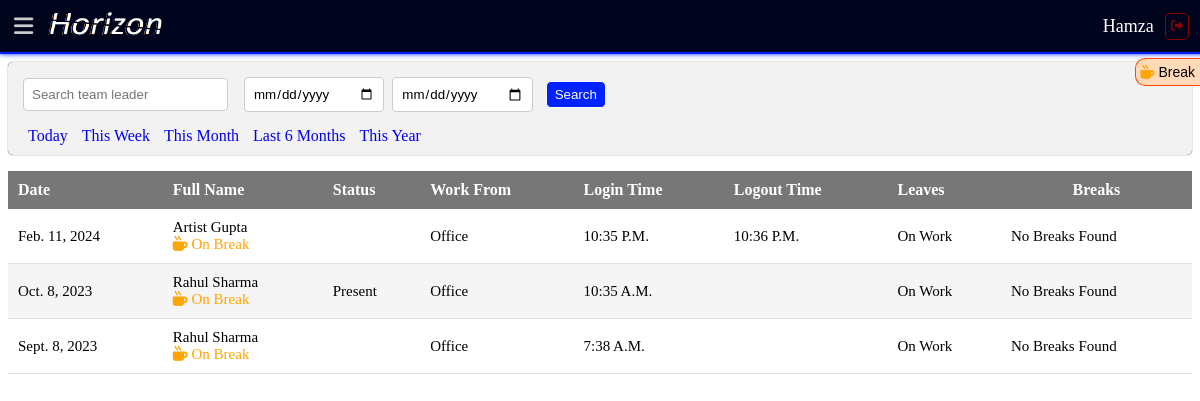
The page /team_leader_attendances/ (signed in) on the database its author committed.
### realestateapp/models.py (models this page shows, shortened)
class CustomUser(AbstractUser):
    USER_ROLES = [
        (1, "Admin"),
        (2, "Team Leader"),
        (3, "Agent"),
    ]
    role = models.PositiveIntegerField(choices=USER_ROLES, default=1)

class TeamLeaderAttendance(models.Model):
    team_leader = models.ForeignKey(TeamLeader, on_delete=models.CASCADE)
    date = models.DateField()
    status = models.CharField(max_length=20, choices=[('Present', 'Present'), ('Absent', 'Absent'), ('Late', 'Late')], default='Absent')
    working_place = models.CharField(
        max_length=20, choices=[('Office', 'Office'), ('Online', 'Online')])
    login_time = models.DateTimeField(blank=True, null=True)
    logout_time = models.DateTimeField(blank=True, null=True)
    leaves_taken = models.BooleanField(default=False)
    is_on_break = models.BooleanField(default=False)

class TeamLeader(models.Model):
    auth_user = models.OneToOneField(
        CustomUser, on_delete=models.CASCADE, related_name='teamleader')
    username = models.CharField(max_length=150)
    password = models.CharField(max_length=128)
    profile_pic = models.ImageField(upload_to='employ_profile_pic', null=True)
    first_name = models.CharField(max_length=100)
    last_name = models.CharField(max_length=100)
    email = models.EmailField(unique=True)
    phone_number = models.CharField(max_length=20)
    address = models.TextField()
    joining_date = models.DateField()
    remarks = models.TextField(blank=True)
    sales_traget = models.CharField(blank=True,null=True,max_length=255)

### realestateapp/views.py (the view)
# urls.py: path('team_leader_attendances/', TeamLeaderAttendanceListView.as_view(), name='team_leader_attendance'),
class TeamLeaderAttendanceListView(ListView):
    template_name = 'team_leader_attendance.html'
    model = TeamLeaderAttendance
    def get_queryset(self):
        team_leader_search_query = self.request.GET.get("team_leader_search", "")
        team_leader_date_from = self.request.GET.get("team_leader_date_from", "")
        team_leader_date_to = self.request.GET.get("team_leader_date_to", "")
        team_leaders = TeamLeaderAttendance.objects.all()
        for team_leader in team_leaders:
            team_leader.login_time = team_leader.login_time.strftime("%I:%M %p") if team_leader.login_time else "N/A"
            team_leader.logout_time = team_leader.logout_time.strftime("%I:%M %p") if team_leader.logout_time else "N/A"
        if team_leader_search_query:
            team_leaders = team_leaders.filter(
                Q(team_leader__first_name__icontains=team_leader_search_query) |
                Q(team_leader__last_name__icontains=team_leader_search_query)
            )
        team_leaders = team_leaders.order_by('-date')
        if team_leader_date_from and team_leader_date_to:
            team_leader_date_from = datetime.strptime(team_leader_date_from, "%Y-%m-%d")
            team_leader_date_to = datetime.strptime(team_leader_date_to, "%Y-%m-%d")
            team_leaders = team_leaders.filter(date__range=[team_leader_date_from, team_leader_date_to])
        filter_by = self.request.GET.get("filter")
        if filter_by == "today":
            today = timezone.now().date()
            team_leaders = team_leaders.filter(date=today)
        elif filter_by == "this_week":
            start_of_week = timezone.now().date() - timezone.timedelta(days=timezone.now().weekday())
            end_of_week = start_of_week + timezone.timedelta(days=6)
            team_leaders = team_leaders.filter(date__range=[start_of_week, end_of_week])
        elif filter_by == "this_month":
            today = timezone.now().date()
            start_of_month = today.replace(day=1)
            end_of_month = start_of_month.replace(day=calendar.monthrange(start_of_month.year, start_of_month.month)[1])
            team_leaders = team_leaders.filter(date__range=[start_of_month, end_of_month])
        elif filter_by == "6_months":
            today = timezone.now().date()
            start_of_six_months_ago = today - timezone.timedelta(days=180)
            team_leaders = team_leaders.filter(date__gte=start_of_six_months_ago)
        elif filter_by == "this_year":
            today = timezone.now().date()
            start_of_year = today.replace(month=1, day=1)
            end_of_year = today.replace(month=12, day=31)
            team_leaders = team_leaders.filter(date__range=[start_of_year, end_of_year])
        for team_leader in team_leaders:
            team_leader.break_objects = Break.objects.filter(username=team_leader.team_leader.username,start_time__date=team_leader.date)
        return team_leaders
    def get_context_data(self, **kwargs):
        context = super().get_context_data(**kwargs)
        context["team_leader_search_query"] = self.request.GET.get("team_leader_search", "")
        context["team_leader_date_from"] = self.request.GET.get("team_leader_date_from", "")
        context["team_leader_date_to"] = self.request.GET.get("team_leader_date_to", "")
        return context

### template/team_leader_attendance.html (shortened to what this page needs)
{% extends 'base.html' %}
{% block content %}
<br>
<br>
<br>
<div class="form-container">
    <form method="get" action="{% url 'team_leader_attendance' %}" class="">
        <div class="form-row align-items-center">
            <div class="search">
                <input type="text" name="team_leader_search" class="form-control" placeholder="Search team leader"
                    value="{{ team_leader_search_query }}">
            </div>
            <div class="">
                <input type="date" name="team_leader_date_from" class="form-control" placeholder="From Date"
                    value="{{ team_leader_date_from }}">
            </div>
            <div class="">
                <input type="date" name="team_leader_date_to" class="form-control" placeholder="To Date"
                    value="{{ team_leader_date_to }}">
            </div>
            <div class="">
                <button type="submit" class="btn btn-primary">Search</button>
            </div>
        </div>
        <a href="?filter=today" class="btn">Today</a>
        <a href="?filter=this_week" class="btn">This Week</a>
        <a href="?filter=this_month" class="btn">This Month</a>
        <a href="?filter=6_months" class="btn">Last 6 Months</a>
        <a href="?filter=this_year" class="btn">This Year</a>
    </form>
</div>
<table>
    <thead>
        <tr>
            <th>Date</th>
            <th>Full Name</th>
            <th>Status</th>
            <th>Work From</th>
            <th>Login Time</th>
            <th>Logout Time</th>
            <th>Leaves</th>
            <th style="text-align: center;">Breaks</th>
        </tr>
    </thead>
    <tbody>
        {% for team_leader_attendance in object_list %}
        <tr>
            <td>{{ team_leader_attendance.date }}</td>
            <td>
                {% if team_leader_attendance.is_on_break %}
                {{ team_leader_attendance.team_leader.first_name }} {{ team_leader_attendance.team_leader.last_name }}
                {% else %}
                {{ team_leader_attendance.team_leader.first_name }} {{ team_leader_attendance.team_leader.last_name }} <br>
               <span style="color: orange;"> <i class="fas fa-mug-hot"></i> On Break </span>
                {% endif %}
            </td>
            <td >{{ team_leader_attendance.status}}</td>
            <td>{{ team_leader_attendance.working_place }}</td>
            <td>{{ team_leader_attendance.login_time|time }}</td>
            <td>{{ team_leader_attendance.logout_time|time }}</td>
            <td>
                {% if team_leader_attendance.leaves_taken %}
                On Leave
                {% else %}
                On Work
                {% endif %}
            </td>
            <td>
                {% if team_leader_attendance.break_objects %}
                <table>
                    <tr>
                        <th>Break Start Time</th>
                        <th>Break Stop Time</th>
                        <th>Break Duration</th>
                    </tr>
                    {% for break_object in team_leader_attendance.break_objects %}
                    <tr>
                        <td>{{ break_object.start_time.time|default:"N/A" }}</td>
                        <td>{{ break_object.stop_time.time|default:"N/A" }}</td>
                        <td>{{ break_object.duration|default:"N/A" }}</td>
                    </tr>
                    {% endfor %}
                </table>
                {% else %}
                No Breaks found
                {% endif %}
            </td>
        </tr>
        {% empty %}
        <tr>
            <td colspan="7">No Team Leader Attendance found.</td>
        </tr>
        {% endfor %}
    </tbody>
</table>
{% endblock %}

### template/navbar.html (shortened to what this page needs)
{% load static %}
<div class="navbar">
  <div class="nav-left">
    <span id="menu-toggle" aria-label="Toggle Sidebar"><i class="fas fa-bars"></i> </span>
    {% if user.role == 1 %}
    <a href="{% url 'dashboard' %}">
      <img class="navbar-brand" src="{% static 'img/f-logo.png' %}" alt="">
    </a>
    {% elif user.role == 2 %}
    <a href="{% url 'dashboard' %}">
      <img class="navbar-brand" src="{% static 'img/f-logo.png' %}" alt="">
    </a>
    {% elif user.role == 3 %}
    <a href="{% url 'dashboard' %}">
      <img class="navbar-brand" src="{% static 'img/f-logo.png' %}" alt="">
    </a>
    {% endif %}
  </div>
  <div class="nav-right">
    {% if user.is_authenticated %}
    <div id="tea-break">
      <div class="blink">
        <div class="tea-break-icon" onclick="toggleTeaBreak()">
          <i class="fas fa-mug-hot"></i> Break
        </div>
      </div>
    </div>
    {% if user.role == 1 %}
    <p>{{ user.username }}</p>
    {% endif %}
    <a class="sign-out" href="{% url 'user_logout' %}"><i class="fas fa-thin fa-sign-out-alt"></i></a>
    {% endif %}
  </div>
</div>

### realestateapp/static/css/base.css (style rules this page uses)
:root { --color-fade-white: #cacaca; --color-faded-white: #aaaaaa; --color-2-text: #777777; --color-secondary: #FAF1E6; --color-primary: #00041d; --button-color: #0022ff; --received-color: #0022ff88; --sent-color: #0022ff2d; --shade-: #006eff0a; }
table { border-collapse: collapse; width: 100%; text-transform: capitalize; }
table thead th { background-color: var(--color-2-text); color: #ffffff; padding: 10px; text-align: left; width: min-content; }
table tbody td { padding: 10px; border-bottom: 1px solid #e0e0e0; width: min-content; text-align: left; font-size: 15px; }
table tbody tr:nth-child(even) { background-color: #f5f5f5; width: min-content; }
input[type="text"], input[type="email"], input[type="tel"], input[type="number"], input[type="file"], input[type="password"], input[type="date"], input[type="datetime-local"], textarea, select { width: 100%; padding: 8px; border: 1px solid #ccc; border-radius: 4px; box-sizing: border-box; transition: border-color 0.3s ease; margin: 5px !important; font-family: Arial, Helvetica, sans-serif; outline: none; }
img { width: 50px; height: 50px; border-radius: 50%; }
.search { margin-right: 0.5rem !important; }
button { padding: 5px 8px; border: 1px solid #ffffff; border-radius: 5px; background-color: #0022ff; color: white; cursor: pointer; }
a { text-decoration: none; }

### realestateapp/static/css/navbar.css (style rules this page uses)
.navbar { display: flex; justify-content: space-between; align-items: center; background-color: #00041d; padding: 10px; position: fixed; top: 0; left: 0; width: 100%; height: 2rem; z-index: 999; border-bottom: 2px solid #0022ff; box-shadow: 0 0 5px #0022ff; }
.nav-left { display: flex; align-items: center; padding: 0; gap: .5rem; }
.fa-bars { font-size: 22px; color: #cacaca; font-weight: bold; padding: 4px; transition: .3s ease-in-out; cursor: pointer; }
.navbar-brand { height: 1.8rem; border-radius: 10px; transition: .3s ease-in-out; width: 120px; }
.nav-right { display: flex; flex-direction: row; justify-content: right; align-items: center; gap: .1rem; margin-right: 1rem; }
.nav-right > p { color: white; font-size: 18px; text-transform: capitalize; }
.sign-out { margin: 15px 5px ; padding: 5px; color: darkred; border: 1px solid darkred; border-radius: 5px; text-decoration: none; font-size: 12px; transition: .3s color ease-in-out; }
#tea-break { position:fixed; display: flex; flex-direction: column; top: 4.5rem; right: -0px; background: #FFDAB9; border: 1px solid #FF4500; border-right: none; border-radius: 10px; border-top-right-radius: 0; border-bottom-right-radius: 0; transform: translateY(-50%); padding:5px; z-index: 9999; transition: right 0.5s; }
.tea-break-icon { cursor: pointer; color: #000000; font-size: 14px !important; font-family: Arial, Helvetica, sans-serif !important; text-transform: capitalize !important; text-align: center; }
.fa-mug-hot { color: orange; }

### realestateapp/static/css/lead_list.css (style rules this page uses)
.form-container { background-color: #f2f2f2; padding: 10px; border-radius: 5px; box-shadow: 0 0 1px rgb(0, 0, 0); margin-bottom: 1rem; }
.form-container .form-row { display: flex; justify-content: flex-start; gap: .5rem; align-items: center; margin-bottom: 10px; }
.form-container .form-control { margin-right: 10px; }
.form-container .btn { margin-left: 10px; }

### rows shown on the page
CustomUser: username "Hamza"
TeamLeaderAttendance: date "Feb. 11, 2024", team_leader.first_name "Artist", team_leader.last_name "Gupta", working_place "Office", login_time "10:35 P.m.", logout_time "10:36 P.m.", leaves_taken "On Work", shows "No Breaks Found"
TeamLeaderAttendance: date "Oct. 8, 2023", team_leader.first_name "Rahul", team_leader.last_name "Sharma", status "Present", working_place "Office", login_time "10:35 A.m.", leaves_taken "On Work", shows "No Breaks Found"
TeamLeaderAttendance: date "Sept. 8, 2023", team_leader.first_name "Rahul", team_leader.last_name "Sharma", working_place "Office", login_time "7:38 A.m.", leaves_taken "On Work", shows "No Breaks Found"
